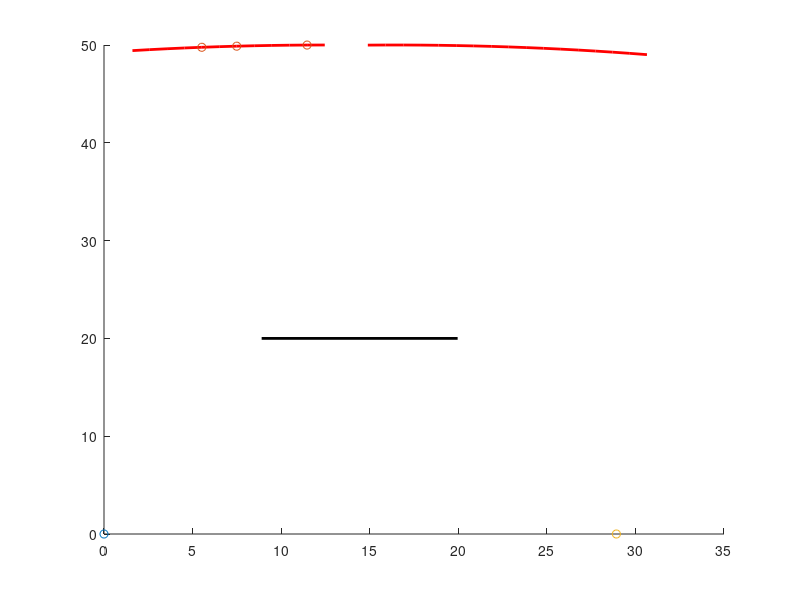

MATLAB code to generate this figure: (Note: this script raises an error after producing the figure.)
clear;
hold on;
%焦点
x0=0;y0=0;
focus0=[x0,y0];
scatter(x0,y0,'k*');
%准线斜率截距(普通方程需要的量)
k0=0.25;b0=100;
%换算为 参数方程 需要的量
p0=b0/sqrt(k0^2+1); %(0,0)代入距离公式
phi0=atand(k0)-90; %旋转角度 
t0=4/180*pi:0.005:7.3/180*pi;
%
xp0=2*p0.*t0.^2-p0/2;
yp0=2*p0.*t0;
%对每个点,绕原点旋转变换
%向量化
temp=zeros(2,numel(xp0));
temp=[cosd(phi0),-sind(phi0);sind(phi0),cosd(phi0)]*[xp0;yp0];%旋转矩阵
xp0=temp(1,:);yp0=temp(2,:);
%向量化
plot(xp0+x0,yp0+y0,'r-','LineWidth',2);%抛物线
Nn=3;%光线数
Pt=t0(randperm(numel(t0),Nn));
Px=2.*p0.*Pt.^2-p0/2+x0;
Py=2.*p0.*Pt+y0;
%对每个点,绕原点旋转变换
%向量化
temp=zeros(2,numel(Px));
temp=[cosd(phi0),-sind(phi0);sind(phi0),cosd(phi0)]*[Px;Py];%旋转矩阵
Px=temp(1,:);Py=temp(2,:);
%向量化
scatter(Px,Py,'k*');
%平面镜1
Ax=8.9;Ay=20; %平面镜左端
Bx=19.963;By=20; %平面镜右端
km1=(By-Ay)/(Bx-Ax); %镜斜率
jm1=Ay-km1*Ax; %镜截距
plot([Ax,Bx],[Ay,By],'k','Linewidth',2);
%抛物面镜2
%焦点
x2=28.9252;y2=0;scatter(x2,y2,'k*')
k2=-k0; b2=b0;
p2=b2/sqrt(k2^2+1); %(0,0)代入距离公式
phi2=atand(k2)-90; %旋转角度
t2=-7.6/180*pi:0.005:-3/180*pi;
xp2=2*p2.*t2.^2-p2/2;
yp2=2*p2.*t2;
%对每个点,绕原点旋转变换
%向量化
temp=zeros(2,numel(xp2));
temp=[cosd(phi2),-sind(phi2);sind(phi2),cosd(phi2)]*[xp2;yp2];%旋转矩阵
xp2=temp(1,:);yp2=temp(2,:);
%向量化
plot(xp2+x2,yp2+y2,'r-','LineWidth',2);%抛物线
% KJ0=zeros(2,numel(Nn));
% KJ1=zeros(2,numel(Nn));
% KJ2=zeros(2,numel(Nn));
syms x y
for i=1:Nn
    coArray=['#0072BD';'#D95319';'#EDB120';'#7E2F8E';'#77AC30';'#4DBEEE';'#A2142F'];%颜色库
    color=coArray(mod(i,7)+1,:); %根据i选定一种颜色
    kr0=pslope(Px(i),Py(i),x0,y0,k0,b0);
    [xr1,yr1,flag]=reflect(x0,y0,Px(i),Py(i),kr0,km1,jm1,Ax,Bx,i,1);
    if flag==0
        continue;
    end
    [xr2,yr2,flag]=reflect(Px(i),Py(i),xr1,yr1,0,0,40,10,20,i,0);
    %求交点
    s=solve(((x-x2)+k2.*(y-y2)).^2-2.*k2.*b2.*(x-x2)+2.*b2.*(y-y2)-b2.^2==0, ...
        (xr2-xr1).*(y-yr2)==(yr2-yr1).*(x-xr2),x,y);
    x_c0=double(s.x); 
    y_c0=double(s.y);
    plot([xr1,x_c0],[yr1,y_c0],'Color',color,'Linewidth',1.5);
    kr02=pslope(x_c0,y_c0,x2,y2,k2,b2);
    [xr03,yr03,flag]=reflect(xr1,yr1,x_c0,y_c0,kr02,0,0,55,65,i,1);
%     kr03=(yr03-y_c0)/(xr03-x_c0);jr03=y_c0-kr03*x_c0;
%     KJ0(1,i)=kr03;KJ0(2,i)=jr03;
    
    %grating初试1
    s=solve(((x-x2)+k2.*(y-y2)).^2-2.*k2.*b2.*(x-x2)+2.*b2.*(y-y2)-b2.^2==0, ...
        (xr2-xr1).*(y-yr2)==2*(yr2-yr1).*(x-xr2),x,y);
    x_c1=double(s.x);  x_c1= x_c1(2);
    y_c1=double(s.y);  y_c1=y_c1(2);
    plot([xr1,x_c1],[yr1,y_c1],'Color',color,'Linewidth',1.5);
    kr12=pslope(x_c1,y_c1,x2,y2,k2,b2);
    [xr13,yr13,flag]=reflect(xr1,yr1,x_c1,y_c1,kr12,0,-10,55,65,i,1);
%     kr13=(yr13-y_c1)/(xr13-x_c1);jr13=y_c1-kr13*x_c1;
%     KJ1(1,i)=kr13;KJ1(2,i)=jr13;
    %grating初试2
    s=solve(((x-x2)+k2.*(y-y2)).^2-2.*k2.*b2.*(x-x2)+2.*b2.*(y-y2)-b2.^2==0, ...
        (xr2-xr1).*(y-yr2)==5*(yr2-yr1).*(x-xr2),x,y);
    x_c2=double(s.x);  x_c2= x_c2(2);
    y_c2=double(s.y); y_c2=y_c2(2);
    plot([xr1,x_c2],[yr1,y_c2],'Color',color,'Linewidth',1.5);
    kr22=pslope(x_c2,y_c2,x2,y2,k2,b2);
    [xr23,yr23,flag]=reflect(xr1,yr1,x_c2,y_c2,kr22,0,-10,55,65,i,1);
%     kr23=(yr23-y_c2)/(xr23-x_c2);jr23=y_c2-kr23*x_c2;
%     KJ2(1,i)=kr23;KJ2(2,i)=jr23;
end
axis equal
% [xfocus0,yfocus0]=linecross(KJ0(1,1),KJ0(2,1),KJ0(1,2),KJ0(2,2));
% scatter(xfocus0,yfocus0,'b*');
% [xfocus1,yfocus1]=linecross(KJ1(1,1),KJ1(2,1),KJ1(1,2),KJ1(2,2));
% scatter(xfocus1,yfocus1,'b*');
% [xfocus2,yfocus2]=linecross(KJ2(1,1),KJ2(2,1),KJ2(1,2),KJ2(2,2));
% scatter(xfocus2,yfocus2,'b*');
% d=((xfocus2-xfocus0)^2+(yfocus2-yfocus0)^2)^0.5
%% 主函数中用到的函数
%input:入射光路上一点x1y1 反射点x2y2 反射镜斜率km
% 目标线段(cd)的斜率ko和截距jo,端点横坐标CxDx,i用于选颜色,hua 1画 0不画
%output:画出从入射光路上一点出发,经一次反射,打到cd上的完整光路
% x3 y3反射光与cd所在直线的交点,flag表示能否打中
function [x3,y3,flag]=reflect(x1,y1,x2,y2,km,ko,jo,Cx,Dx,i,hua)
    %km=0,法线斜率为Inf,故分类讨论
    if km==0
        x3=2*x2-x1;
        y3=y1;
    else
        %过x1y1作与镜子平行的直线 斜率km    截距y1-km.*x1
        %过x2y2作与镜子垂直的直线 斜率-1/km 截距y2+x2./km
        [x_c,y_c]=linecross(km,y1-km.*x1, -1/km,y2+x2./km);%求两直线交点
        x3=2.*x_c-x1;
        y3=2.*y_c-y1;
    end
    %反射光线斜率有可能Inf
    if abs(x2-x3)<=1e-10   %matlab算力有限(可以理解为x2==x3)
        y3=ko.*x2+jo;
    else
        kr=(y3-y2)/(x3-x2); %反射光斜率
        jr=y2-kr*x2;
        [x3,y3]=linecross(kr,jr,ko,jo);%反射光与cd的交点
    end
    %判断是否打中
    if x3>=Cx && x3<=Dx
        flag=1;
    else
        flag=0;
    end    
    %是否画图
    if hua==1
        coArray=["#0072BD";"#D95319";"#EDB120";
            "#7E2F8E";"#77AC30";"#4DBEEE";"#A2142F"];%颜色库
        color=coArray(mod(i,7)+1); %根据i选定一种颜色
        plot([x1,x2],[y1,y2],'Color',color,'Linewidth',1.5);%画入射光线
        plot([x2,x3],[y2,y3],'Color',color,'Linewidth',1.5);%画反射光线
    end
end
%% 抛物线上一点x,y的斜率
%抛物线焦点x0,y0移到原点后的准线的斜率k与截距b
function k=pslope(x,y,x0,y0,k,b)
    x=x-x0;y=y-y0; %先把点移到原点抛物线上
    k=(k.*b-x-k.*y)./(k^2.*y+k.*x+b);%原点抛物线上一点的切线斜率
end
%% 已知两条直线的斜率和截距，求交点坐标
function [x,y]=linecross(k1,b1,k2,b2)
  x=[];
  y=[];
  if k1==k2 && b1==b2
      disp('重合');
  elseif k1==k2 && b1~=b2
      disp('无交点');
  else
     x=(b2-b1)./(k1-k2);
     y=k1.*x+b1;
  end
end
%联立解方程
